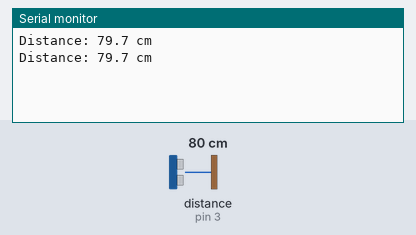
Simulated run of this sketch. Board: Arduino Uno, built with avr-gcc and run on an emulated ATmega328P. Shown: the last lines printed to the serial monitor. Wiring (inferred from the names in the program): ultrasonic range finder: trigger pin 2; echo pin 3. Inputs (shaded band) come from the test bench; at power-on: distance to the obstacle (sensor on pin 3) 80 cm. The echo pulse lasts 58.3 µs per cm.

Above: at 1.8 s.
1.9 s: distance to the obstacle (sensor on pin 3) set to 2 cm
At 2.8 s:
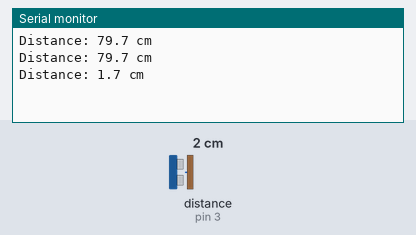
3.4 s: distance to the obstacle (sensor on pin 3) set to 4 cm
At 4.8 s:
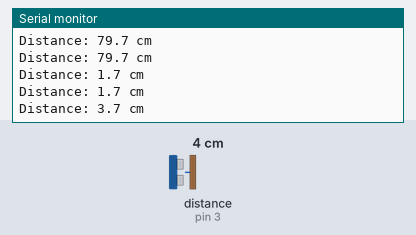
Timing chart, 0 to 6.4 s (numbered marks = the images above; inputs shaded):
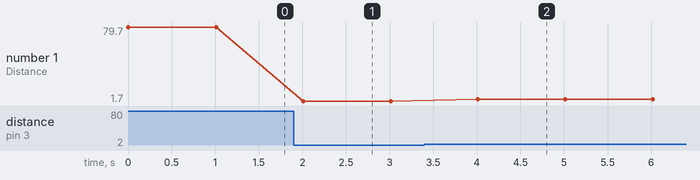

The sketch:

distance_test.ino
```cpp
const int trigPin = 2;   // Trig pin of the ultrasonic sensor
const int echoPin = 3;   // Echo pin of the ultrasonic sensor

void setup() {
  Serial.begin(9600);

  pinMode(trigPin, OUTPUT);
  pinMode(echoPin, INPUT);
}

void loop() {
  // Clear the trigPin
  digitalWrite(trigPin, LOW);
  delayMicroseconds(2);

  // Set the trigPin on HIGH state for 10 microseconds
  digitalWrite(trigPin, HIGH);
  delayMicroseconds(10);
  digitalWrite(trigPin, LOW);

  // Read the echoPin, calculate the duration
  long duration = pulseIn(echoPin, HIGH);

  // Convert the duration to distance
  // Speed of sound in air is approximately 343 meters per second (or 0.0343 cm/microsecond)
  // The ultrasonic sensor measures the time taken by the sound to travel to the object and back
  // So, we divide the duration by 2 and multiply it by the speed of sound to get the distance in centimeters
  float distance = duration * 0.0343 / 2;

  // Print the distance on the serial monitor
  Serial.print("Distance: ");
  Serial.print(distance, 1);
  Serial.println(" cm");

  delay(1000);  // Delay between measurements
}
```

Measured:
- after the input at 1.9 s, the serial monitor: prints a new line after 0.11 s (image 1)
- after the input at 3.4 s, the serial monitor: prints a new line after 0.61 s (image 2)
- plotted number 1: 79.7 → 1.7 after the input at 1.9 s, 1.7 → 3.7 after the input at 3.4 s
